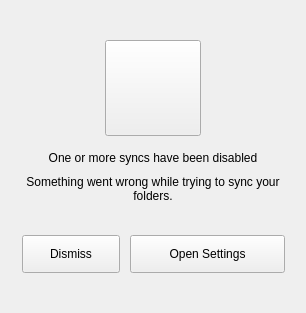
                        <widget class="QWidget" name="pSyncsDisabled">
                         <layout class="QVBoxLayout" name="verticalLayout_291">
                          <property name="spacing">
                           <number>0</number>
                          </property>
                          <property name="leftMargin">
                           <number>20</number>
                          </property>
                          <property name="topMargin">
                           <number>0</number>
                          </property>
                          <property name="rightMargin">
                           <number>20</number>
                          </property>
                          <property name="bottomMargin">
                           <number>0</number>
                          </property>
                          <item>
                           <spacer name="verticalSpacer_19">
                            <property name="orientation">
                             <enum>Qt::Vertical</enum>
                            </property>
                            <property name="sizeHint" stdset="0">
                             <size>
                              <width>20</width>
                              <height>40</height>
                             </size>
                            </property>
                           </spacer>
                          </item>
                          <item>
                           <widget class="QWidget" name="wSyncsDisabledIcon" native="true">
                            <property name="minimumSize">
                             <size>
                              <width>0</width>
                              <height>96</height>
                             </size>
                            </property>
                            <property name="maximumSize">
                             <size>
                              <width>16777215</width>
                              <height>96</height>
                             </size>
                            </property>
                            <layout class="QHBoxLayout" name="horizontalLayout_231">
                             <property name="spacing">
                              <number>0</number>
                             </property>
                             <property name="leftMargin">
                              <number>0</number>
                             </property>
                             <property name="topMargin">
                              <number>0</number>
                             </property>
                             <property name="rightMargin">
                              <number>0</number>
                             </property>
                             <property name="bottomMargin">
                              <number>2</number>
                             </property>
                             <item>
                              <widget class="QPushButton" name="bSyncsDisabled">
                               <property name="minimumSize">
                                <size>
                                 <width>96</width>
                                 <height>96</height>
                                </size>
                               </property>
                               <property name="maximumSize">
                                <size>
                                 <width>96</width>
                                 <height>96</height>
                                </size>
                               </property>
                               <property name="text">
                                <string/>
                               </property>
                               <property name="icon">
                                <iconset>
                                 <normalon>:/sync-warning.svg</normalon>
                                </iconset>
                               </property>
                               <property name="iconSize">
                                <size>
                                 <width>48</width>
                                 <height>48</height>
                                </size>
                               </property>
                              </widget>
                             </item>
                            </layout>
                           </widget>
                          </item>
                          <item>
                           <widget class="QWidget" name="wSyncsDisabledLabels" native="true">
                            <property name="minimumSize">
                             <size>
                              <width>0</width>
                              <height>0</height>
                             </size>
                            </property>
                            <property name="maximumSize">
                             <size>
                              <width>16777215</width>
                              <height>16777215</height>
                             </size>
                            </property>
                            <layout class="QVBoxLayout" name="verticalLayout_28">
                             <property name="spacing">
                              <number>8</number>
                             </property>
                             <property name="leftMargin">
                              <number>6</number>
                             </property>
                             <property name="topMargin">
                              <number>0</number>
                             </property>
                             <property name="rightMargin">
                              <number>6</number>
                             </property>
                             <property name="bottomMargin">
                              <number>0</number>
                             </property>
                             <item>
                              <spacer name="verticalSpacer_20">
                               <property name="orientation">
                                <enum>Qt::Vertical</enum>
                               </property>
                               <property name="sizeType">
                                <enum>QSizePolicy::Fixed</enum>
                               </property>
                               <property name="sizeHint" stdset="0">
                                <size>
                                 <width>20</width>
                                 <height>12</height>
                                </size>
                               </property>
                              </spacer>
                             </item>
                             <item>
                              <widget class="QLabel" name="lSyncsDisabledTitle">
                               <property name="minimumSize">
                                <size>
                                 <width>0</width>
                                 <height>19</height>
                                </size>
                               </property>
                               <property name="maximumSize">
                                <size>
                                 <width>16777215</width>
                                 <height>16777215</height>
                                </size>
                               </property>
                               <property name="text">
                                <string>One or more syncs have been disabled</string>
                               </property>
                               <property name="alignment">
                                <set>Qt::AlignCenter</set>
                               </property>
                               <property name="wordWrap">
                                <bool>true</bool>
                               </property>
                               <property name="class" stdset="0">
                                <string notr="true">label-1</string>
                               </property>
                              </widget>
                             </item>
                             <item>
                              <widget class="QLabel" name="lSyncsDisabledDesc">
                               <property name="text">
                                <string>Something went wrong while trying to sync your folders.</string>
                               </property>
                               <property name="alignment">
                                <set>Qt::AlignCenter</set>
                               </property>
                               <property name="wordWrap">
                                <bool>true</bool>
                               </property>
                               <property name="class" stdset="0">
                                <string notr="true">label-2</string>
                               </property>
                              </widget>
                             </item>
                            </layout>
                           </widget>
                          </item>
                          <item>
                           <spacer name="verticalSpacer_21">
                            <property name="orientation">
                             <enum>Qt::Vertical</enum>
                            </property>
                            <property name="sizeType">
                             <enum>QSizePolicy::Fixed</enum>
                            </property>
                            <property name="sizeHint" stdset="0">
                             <size>
                              <width>20</width>
                              <height>32</height>
                             </size>
                            </property>
                           </spacer>
                          </item>
                          <item>
                           <widget class="QWidget" name="wSyncsDisabledButtons" native="true">
                            <layout class="QHBoxLayout" name="horizontalLayout_221">
                             <property name="spacing">
                              <number>10</number>
                             </property>
                             <property name="leftMargin">
                              <number>0</number>
                             </property>
                             <property name="topMargin">
                              <number>0</number>
                             </property>
                             <property name="rightMargin">
                              <number>0</number>
                             </property>
                             <property name="bottomMargin">
                              <number>0</number>
                             </property>
                             <item>
                              <spacer name="horizontalSpacer_202">
                               <property name="orientation">
                                <enum>Qt::Horizontal</enum>
                               </property>
                               <property name="sizeHint" stdset="0">
                                <size>
                                 <width>1</width>
                                 <height>0</height>
                                </size>
                               </property>
                              </spacer>
                             </item>
                             <item>
                              <widget class="QPushButton" name="bDismissSyncSettings">
                               <property name="minimumSize">
                                <size>
                                 <width>98</width>
                                 <height>38</height>
                                </size>
                               </property>
                               <property name="maximumSize">
                                <size>
                                 <width>16777215</width>
                                 <height>38</height>
                                </size>
                               </property>
                               <property name="text">
                                <string>Dismiss</string>
                               </property>
                               <property name="type" stdset="0">
                                <string notr="true">secondary</string>
                               </property>
                               <property name="dimension" stdset="0">
                                <string notr="true">medium</string>
                               </property>
                              </widget>
                             </item>
                             <item>
                              <widget class="QPushButton" name="bOpenSyncSettings">
                               <property name="minimumSize">
                                <size>
                                 <width>155</width>
                                 <height>38</height>
                                </size>
                               </property>
                               <property name="maximumSize">
                                <size>
                                 <width>16777215</width>
                                 <height>38</height>
                                </size>
                               </property>
                               <property name="text">
                                <string>Open Settings</string>
                               </property>
                               <property name="type" stdset="0">
                                <string notr="true">primary</string>
                               </property>
                               <property name="dimension" stdset="0">
                                <string notr="true">medium</string>
                               </property>
                              </widget>
                             </item>
                             <item>
                              <spacer name="horizontalSpacer_21">
                               <property name="orientation">
                                <enum>Qt::Horizontal</enum>
                               </property>
                               <property name="sizeHint" stdset="0">
                                <size>
                                 <width>1</width>
                                 <height>0</height>
                                </size>
                               </property>
                              </spacer>
                             </item>
                            </layout>
                           </widget>
                          </item>
                          <item>
                           <spacer name="verticalSpacer_18">
                            <property name="orientation">
                             <enum>Qt::Vertical</enum>
                            </property>
                            <property name="sizeHint" stdset="0">
                             <size>
                              <width>20</width>
                              <height>40</height>
                             </size>
                            </property>
                           </spacer>
                          </item>
                         </layout>
                        </widget>
